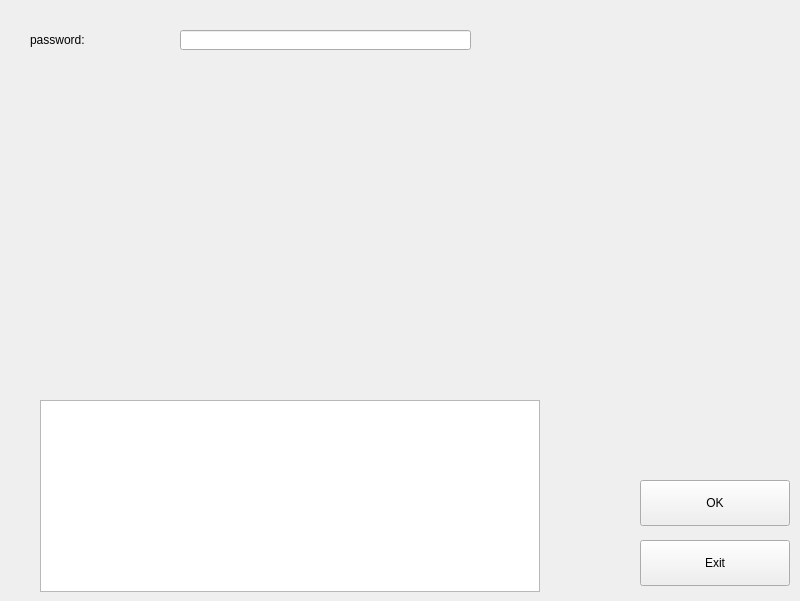
<?xml version="1.0" encoding="UTF-8"?>
<ui version="4.0">
 <class>modify_L</class>
 <widget class="QWidget" name="modify_L">
  <property name="geometry">
   <rect>
    <x>0</x>
    <y>0</y>
    <width>800</width>
    <height>601</height>
   </rect>
  </property>
  <property name="windowTitle">
   <string>Form</string>
  </property>
  <widget class="QPushButton" name="OK">
   <property name="geometry">
    <rect>
     <x>640</x>
     <y>480</y>
     <width>150</width>
     <height>46</height>
    </rect>
   </property>
   <property name="text">
    <string>OK</string>
   </property>
  </widget>
  <widget class="QPushButton" name="Exit">
   <property name="geometry">
    <rect>
     <x>640</x>
     <y>540</y>
     <width>150</width>
     <height>46</height>
    </rect>
   </property>
   <property name="text">
    <string>Exit</string>
   </property>
  </widget>
  <widget class="QTextBrowser" name="textBrowser">
   <property name="geometry">
    <rect>
     <x>40</x>
     <y>400</y>
     <width>500</width>
     <height>192</height>
    </rect>
   </property>
  </widget>
  <widget class="QLineEdit" name="pass_input">
   <property name="geometry">
    <rect>
     <x>180</x>
     <y>30</y>
     <width>291</width>
     <height>20</height>
    </rect>
   </property>
  </widget>
  <widget class="QLabel" name="pass">
   <property name="geometry">
    <rect>
     <x>30</x>
     <y>30</y>
     <width>150</width>
     <height>20</height>
    </rect>
   </property>
   <property name="text">
    <string>password:</string>
   </property>
  </widget>
 </widget>
 <resources/>
 <connections/>
</ui>
